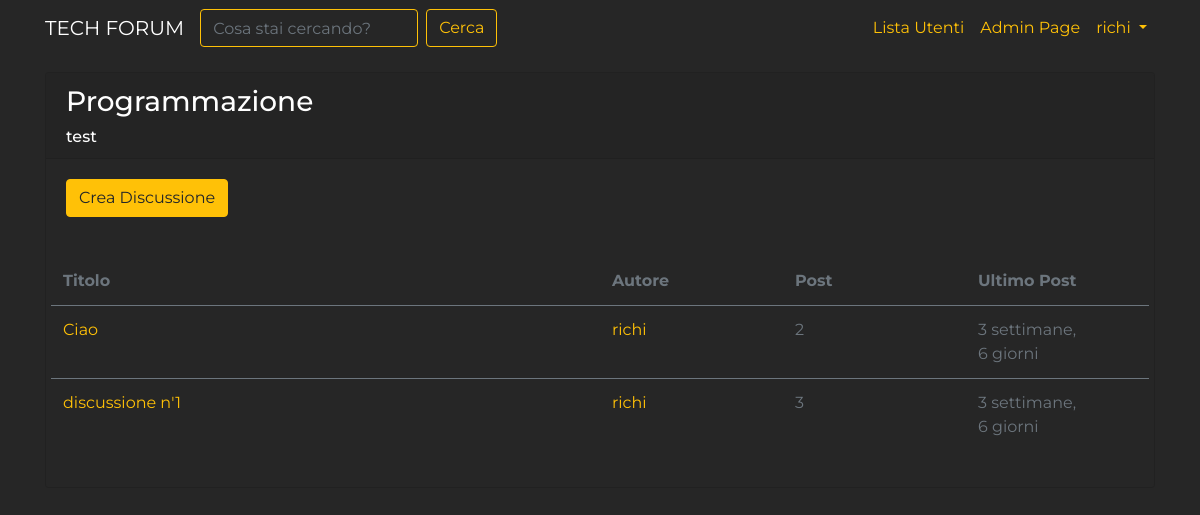
/forum/sezione/3 (signed in), run on the app's committed database.
### forum/models.py (models this page shows, shortened)
class Sezione(models.Model):
    nome_sezione = models.CharField(max_length= 80)
    descrizione = models.CharField(max_length=150, blank=True, null=True)
    logo_sezione = models.ImageField(blank=True, null=True)
    class Meta:
        verbose_name = "Sezione"
        verbose_name_plural = "Sezioni"

class Discussione(models.Model):
    titolo = models.CharField(max_length=120)
    data_creazione = models.DateTimeField(auto_now_add=True)
    autore_discussione = models.ForeignKey(User, on_delete=models.CASCADE, related_name="discussioni", null=True)
    sezione_appartenenza = models.ForeignKey(Sezione, on_delete=models.CASCADE, related_name="sezioni", null=True)
    def get_absolute_url(self):
        return reverse("discussione_view", kwargs={"pk": self.pk})
    class Meta:
        verbose_name = "Discussione"
        verbose_name_plural = "Discussioni"

class Post(models.Model):
    autore_post = models.ForeignKey(User, on_delete=models.CASCADE, related_name="posts", blank=True, null=True)
    contenuto = models.TextField()
    data_creazione = models.DateTimeField(auto_now_add=True)
    discussione = models.ForeignKey(Discussione, on_delete=models.CASCADE, blank=True, null=True)

### forum/views.py (the view)
# urls.py: path('sezione/<int:pk>', views.visualizzaSezione, name="sezione_view"),
def visualizzaSezione(request, pk):
    sezione = get_object_or_404(Sezione, pk=pk)
    discussioni_sezione = Discussione.objects.filter(sezione_appartenenza=sezione).order_by("-data_creazione")
    context = {"sezione": sezione, "discussioni": discussioni_sezione}
    return render(request, 'forum/singola_sezione.html', context)

### forum/templates/forum/singola_sezione.html (shortened to what this page needs)
{% extends 'base.html' %}
{% block content %}
    <div class="card my-3">
        <div class="card-header">
            <h3>{{ sezione.nome_sezione }}</h3>
            <h6 class="card-text">{{ sezione.descrizione }}</h6>
        </div>
        <div class="card-body">
            {% if request.user.is_authenticated %}
                <a class="btn btn-warning mb-4" href="{% url 'crea_dicsussione' pk=sezione.pk %}">Crea Discussione</a>
            {% else %}
                <p class="text-muted mb-4">Accedi per scrivere una nuova discussione</p>
            {% endif %}
            <table class="table mt-3">
                <thead>
                    <tr class="row">
                        <th class="col-lg-6 col-4">Titolo</th>
                        <th class="col-lg-2 col-3">Autore</th>
                        <th class="col-lg-2 col-2">Post</th>
                        <th class="col-lg-2 col-3">Ultimo Post</th>
                    </tr>
                </thead>
                <tbody>
                    <tr class="row">
                        {% for discussione in discussioni %}
                            <td class="col-lg-6 col-4"><a href="{{ discussione.get_absolute_url }}">{{ discussione.titolo }}</a></td>
                            <td class="col-lg-2 col-3"><a href="{% url 'user_profile' username=discussione.autore_discussione.username %}">{{ discussione.autore_discussione }}</a></td>
                            <td class="col-lg-2 col-2">{{ discussione.post_set.count }}</td>
                            <td class="col-lg-2 col-3">{{ discussione.post_set.last.data_creazione|timesince }}</td>
                        {% endfor %}
                    </tr>
                </tbody>
            </table>
        </div>
    </div>
{% endblock content %}

### templates/base.html (shortened to what this page needs)
{% load static %}
<!doctype html>
<html lang="en">
  <head>
    <link rel="stylesheet" href="https://stackpath.bootstrapcdn.com/bootstrap/4.3.1/css/bootstrap.min.css">
    <link rel="stylesheet" href="{% static 'agora.css' %}">
  </head>
  <body>
    <nav class="navbar navbar-expand-lg navbar-dark bg-color" style="background-color:#262626;">
    <div class="container">
      <a class="navbar-brand" href="/">TECH FORUM</a>
      <div class="collapse navbar-collapse" id="navbarSupportedContent">
      <form action="{% url 'funzione_cerca' %}" class="form-inline my-2 my-lg-0">
          <input name="q" class="form-control mr-sm-2" type="search" placeholder="Cosa stai cercando?" aria-label="Search">
          <button class="btn btn-outline-warning my-2 my-sm-0" type="submit">Cerca</button>
        </form>
        <ul class="navbar-nav ml-auto">
          <li class="nav-item">
            <a class="nav-link" href="{% url 'user_list' %}">Lista Utenti<span class="sr-only">(current)</span></a>
          </li>
            {% if request.user.is_superuser %}
              <li class="nav-item">
                <a class="nav-link" href="/admin/">Admin Page</a>
              </li>
            {% endif %}
            {% if request.user.is_authenticated %}
              <li class="nav-item dropdown">
                <a class="nav-link dropdown-toggle" href="#" id="navbarDropdown" role="button" data-toggle="dropdown" aria-haspopup="true" aria-expanded="false">
                  {{ request.user.username }}
                </a>
              </li>
            {% endif %}
        </ul>
      </div>
     </div>
    </nav>
    <div class="container">
        {% block content %}
        {% endblock content %}
    </div>
  </body>
</html>

### static-storage/agora.css (style rules this page uses)
body { font-family: "Montserrat", sans-serif; background-color: #262626; color: white; }
.card { background-color: #262626; }
.navbar-dark .navbar-nav .nav-link { color: #ffc107; }
a { color: #ffc107; }
input[type=search] { background-color: #262626; border-color: #ffc107; }
.table { color: #6c757d; }
.table td, .table th { border-color: #6c757d; }
.table thead th { border: none; }

### data on the page
Sezione: nome_sezione "Programmazione", descrizione "test"
Discussione: titolo "Ciao", autore_discussione "richi", post_set.count "2", post_set.last.data_creazione "3 settimane, 6 giorni"
Discussione: titolo "discussione n'1", autore_discussione "richi", post_set.count "3", post_set.last.data_creazione "3 settimane, 6 giorni"

### other printed values
{{ request.user.username }} "richi"
